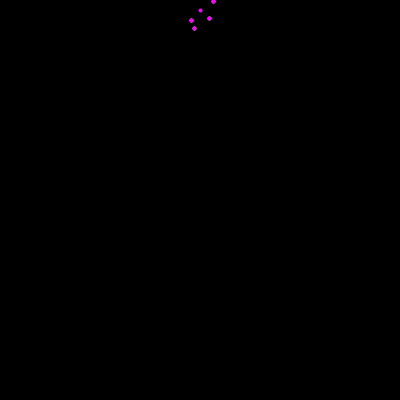
Frame 1 (no input)
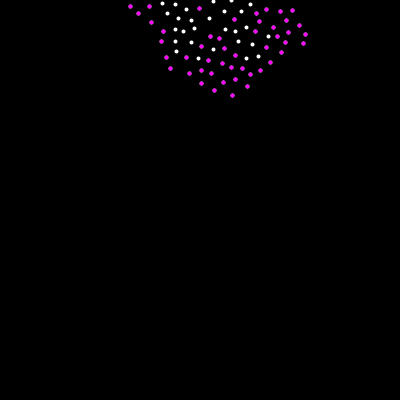
Frame 60 (the mouse pressed at the canvas centre just before this capture)
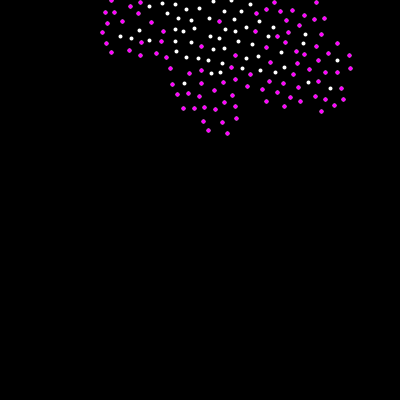
Frame 120 (the mouse held since frame 60 and released just before this capture)

The Processing sketch that drew these frames (run headless with seeded random() and noise(); from frame 60 on, the mouse is pressed at the canvas centre):

// Processing sketch: PoissonSampling
// ── PoissonSampling.pde
float r = 10f;
int k = 30;
int n = 2; //amt of dimensions (2D for now)
float w = r / sqrt(n);
PVector[] grid;
ArrayList<PVector> active = new ArrayList<PVector>();
int cols;
int rows;

void setup(){
  size(400, 400);
  background(0);
  strokeWeight(4);
  
  //STEP 0
  cols = floor(width / w);
  rows = floor(height / w);
  grid = new PVector[cols * rows];
  for(int i = 0; i < cols * rows; i++){
    grid[i] = null;
  }
  
  //STEP 1
  //PVector pos = new PVector(random(width), random(height));
  PVector pos = new PVector(width / 2, 10);
  int i = floor(pos.x / w);
  int j = floor(pos.y / w);
  active.add(pos);
}

void draw(){
  background(0);
  //STEP 2
  if(active.size() > 0){
    PVector pos = active.get(floor(random(active.size())));
    boolean found = false;
    for(int n = 0; n < k; n++){
      //println("Try nr." + n);
      PVector sample = PVector.random2D();
      sample.setMag(random(r, 2 * r));
      sample.add(pos);
      
      int col = floor(sample.x / w);
      if(col < 0 || col >= cols) continue;
      int row = floor(sample.y / w);
      if(row < 0 || row >= rows) continue;
      
      boolean ok = true;
      for(int i = - 1; i <= 1; i++){
        for(int j = -1; j <= 1; j++){
          //println("Checking neighbor: " + i + ", " + j);
          int co = col + i;
          int ro = row + j;
          if(co < 0 || co >= cols || ro < 0 || ro >= rows) continue;
          PVector neighbor = grid[co + ro * cols];
          if(neighbor == null) continue;
          float d = PVector.dist(sample, neighbor);
          //println("Dist: " + d);
          if(d < r){
            //println("Too close");
            ok = false;
            break;
          }
        }
      }
      
      if(ok){
        grid[col + row * cols] = sample;
        active.add(sample);
        found = true;
      }   
      
    }
    if(!found){
      active.remove(pos);
    }
  }
  
  stroke(255);
  strokeWeight(4);
  for(PVector v : grid){
    if(v == null) continue;
    point(v.x, v.y);
  }
  
  stroke(255, 0, 255);
  for(PVector v : active){
    if(v == null) continue;
    point(v.x, v.y);
  }
}
